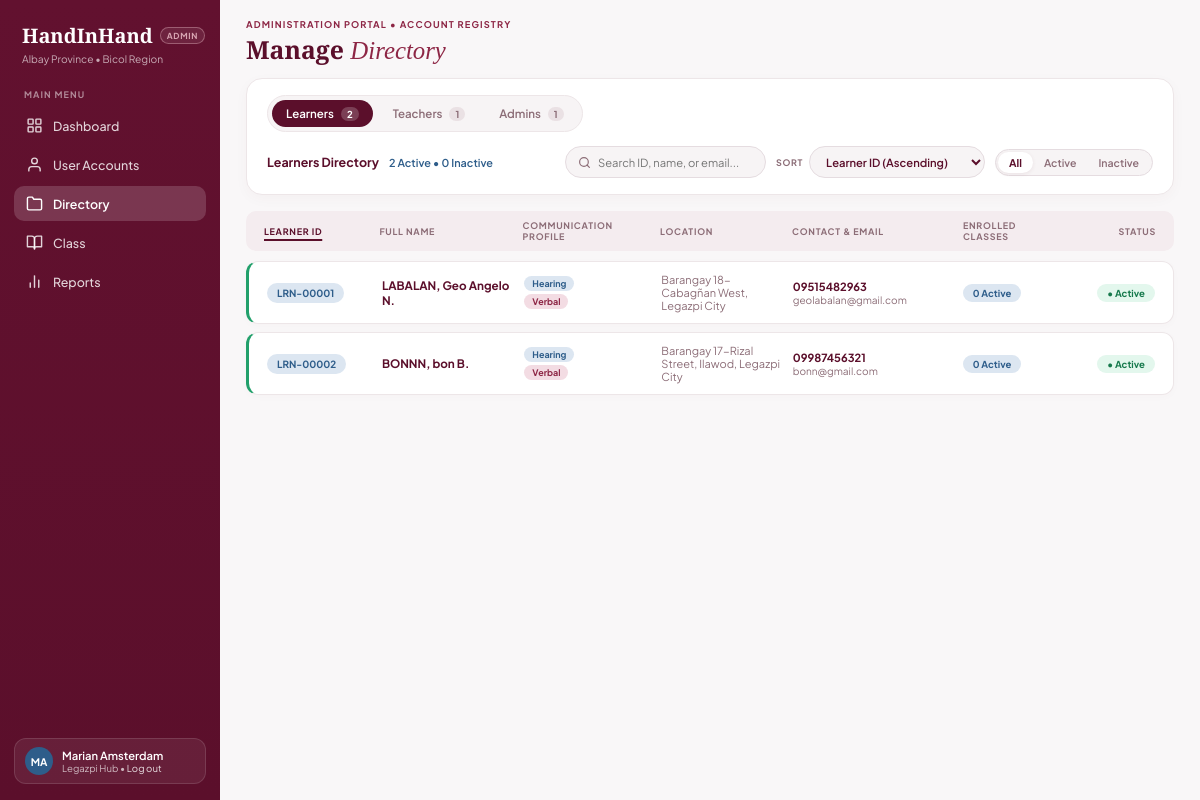
/admin_directory.php (signed in), run on an earlier commit of the app's database.
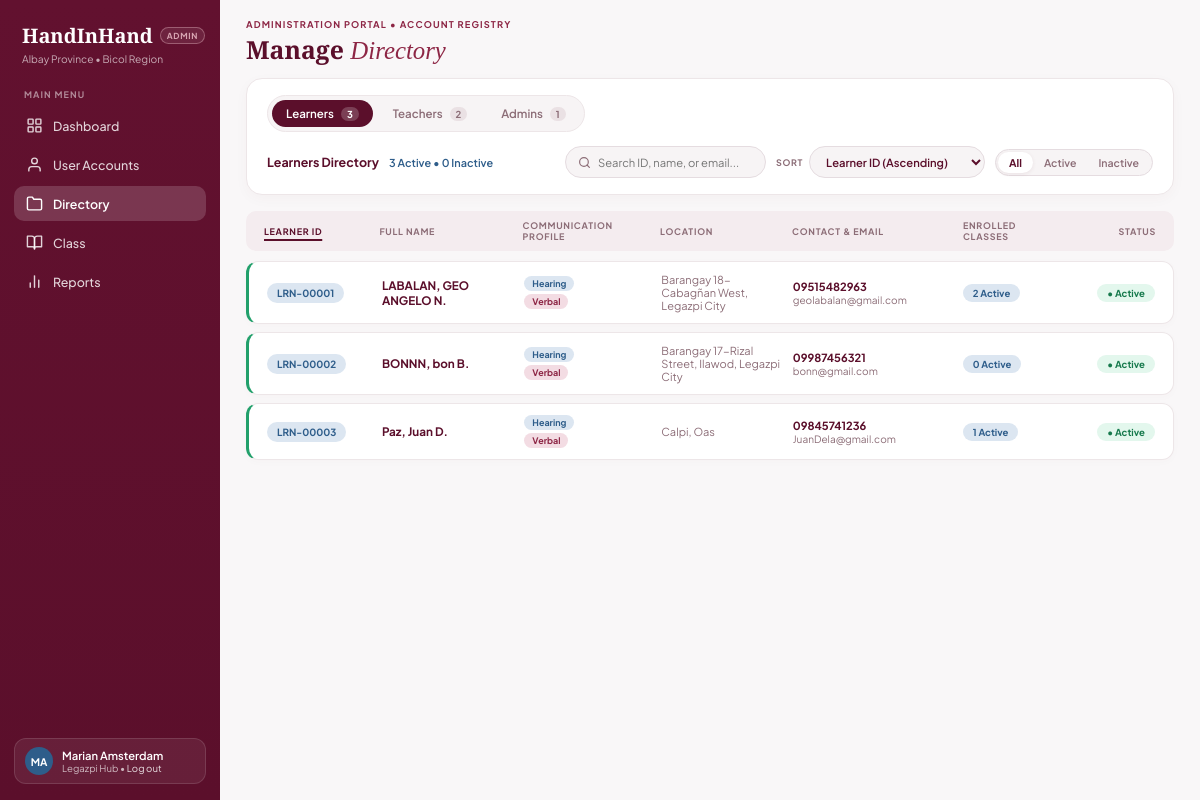
And on a later commit of the database.
### tables this page shows
CREATE TABLE `learners` (
  `learner_id` int(11) NOT NULL,
  `account_id` int(11) NOT NULL,
  `barangay_id` int(11) NOT NULL,
  `first_name` varchar(100) NOT NULL,
  `middle_name` varchar(100) DEFAULT NULL,
  `last_name` varchar(100) NOT NULL,
  `birthdate` date NOT NULL,
  `gender` enum('Male','Female','Prefer not to say') NOT NULL,
  `contact_number` varchar(50) NOT NULL,
  `hearing_status` enum('Hearing','Mild to Moderate','Severe','Profoundly Deaf') NOT NULL,
  `speech_status` enum('Verbal','Hard of Speech','Non-Verbal / Mute') NOT NULL,
  `accessibility_notes` text DEFAULT NULL,
  `street_address` varchar(255) DEFAULT NULL,
  `is_active` tinyint(1) NOT NULL DEFAULT 1,
  `created_at` timestamp NOT NULL DEFAULT current_timestamp()
);

CREATE TABLE `accounts` (
  `account_id` int(11) NOT NULL,
  `role_id` int(11) NOT NULL,
  `username` varchar(30) NOT NULL,
  `email` varchar(255) NOT NULL,
  `password_hash` varchar(255) NOT NULL,
  `created_at` timestamp NOT NULL DEFAULT current_timestamp()
);

### admin_directory.php (the view, shortened to what the changed rows need)
<?php
require_once __DIR__ . '/includes/db_connect.php';
$learners_list = [];
$teachers_list = [];
if (isset($conn) && $conn instanceof mysqli) {
    try {
        $sql_lrn = "
            SELECT
                l.*,
                a.email,
                a.username,
                a.created_at,
                YEAR(a.created_at) AS acc_year,
                b.barangay_name,
                m.municipality_name,
                (SELECT COUNT(*) FROM class_enrollments ce WHERE ce.learner_id = l.learner_id) AS class_count
            FROM learners l
            JOIN accounts a ON a.account_id = l.account_id
            LEFT JOIN barangays b ON b.barangay_id = l.barangay_id
            LEFT JOIN municipalities m ON m.municipality_id = b.municipality_id
            ORDER BY l.learner_id ASC
        ";
        if ($res = $conn->query($sql_lrn)) {
            while ($r = $res->fetch_assoc()) {
                $lid = (int)$r['learner_id'];
                $mid = !empty($r['middle_name']) ? ' ' . strtoupper(substr(trim((string)$r['middle_name']), 0, 1)) . '.' : '';
                $full_name = trim(($r['last_name'] ?? '') . ', ' . ($r['first_name'] ?? '') . $mid);
                $lrn_code  = sprintf('LRN-%05d', $lid);
                $acc_code  = sprintf('ACC-%s-%03d', $r['acc_year'] ?: date('Y'), (int)$r['account_id']);
                $is_active_flag = isset($r['is_active']) ? ((int)$r['is_active'] === 1) : (strtolower((string)($r['account_status'] ?? $r['status'] ?? 'active')) !== 'inactive');
                $status     = $is_active_flag ? 'Active' : 'Inactive';
                $brgy = $r['barangay_name'] ?? '';
                $muni = $r['municipality_name'] ?? '';
                $loc  = trim($brgy . ($brgy && $muni ? ', ' : '') . $muni) ?: 'Albay';
                $learners_list[] = [
                    'raw_id'        => $lid,
                    'account_id'    => (int)$r['account_id'],
                    'code'          => $lrn_code,
                    'account_code'  => $acc_code,
                    'full_name'     => $full_name,
                    'initials'      => strtoupper(substr((string)($r['first_name'] ?? 'L'), 0, 1) . substr((string)($r['last_name'] ?? 'N'), 0, 1)),
                    'hearing'       => $r['hearing_status'] ?? 'Unspecified',
                    'speech'        => $r['speaking_status'] ?? ($r['speech_status'] ?? 'Unspecified'),
                    'location'      => $loc,
                    'contact'       => $r['contact_number'] ?? '—',
                    'email'         => $r['email'] ?? '—',
                    'classes_count' => (int)($r['class_count'] ?? 0),
                    'status'        => $status,
                ];
            }
        }
    } catch (Throwable $e) {
        error_log("Learners query error: " . $e->getMessage());
        $learners_list = [];
    }
    try {
        $sql_tch = "
            SELECT
                t.*,
                a.email,
                a.username,
                a.created_at,
                YEAR(a.created_at) AS acc_year,
                (SELECT COUNT(*) FROM class_teacher ct WHERE ct.teacher_id = t.teacher_id) AS class_count
            FROM teachers t
            JOIN accounts a ON a.account_id = t.account_id
            ORDER BY t.teacher_id ASC
        ";
        if ($res = $conn->query($sql_tch)) {
            while ($r = $res->fetch_assoc()) {
                $tid = (int)$r['teacher_id'];
                $mid = !empty($r['middle_name']) ? ' ' . strtoupper(substr(trim((string)$r['middle_name']), 0, 1)) . '.' : '';
                $full_name = trim(($r['last_name'] ?? '') . ', ' . ($r['first_name'] ?? '') . $mid);
                $tch_code  = sprintf('TCH-%05d', $tid);
                $acc_code  = sprintf('ACC-%s-%03d', $r['acc_year'] ?: date('Y'), (int)$r['account_id']);
                $is_active_flag = isset($r['is_active']) ? ((int)$r['is_active'] === 1) : (strtolower((string)($r['account_status'] ?? $r['status'] ?? 'active')) !== 'inactive');
                $status     = $is_active_flag ? 'Active' : 'Inactive';
                $teachers_list[] = [
                    'raw_id'         => $tid,
                    'account_id'     => (int)$r['account_id'],
                    'code'           => $tch_code,
                    'account_code'   => $acc_code,
                    'full_name'      => $full_name,
                    'initials'       => strtoupper(substr((string)($r['first_name'] ?? 'T'), 0, 1) . substr((string)($r['last_name'] ?? 'H'), 0, 1)),
                    'specialization' => $r['specialization'] ?? 'General FSL Instruction',
                    'experience'     => (int)($r['years_of_experience'] ?? ($r['years_experience'] ?? 0)),
                    'contact'        => $r['contact_number'] ?? '—',
                    'email'          => $r['email'] ?? '—',
                    'classes_count'  => (int)($r['class_count'] ?? 0),
                    'status'         => $status,
                ];
            }
        }
    } catch (Throwable $e) {
        error_log("Teachers query error: " . $e->getMessage());
        $teachers_list = [];
    }
}
function count_active_inactive(array $rows): array {
    $active = 0;
    $inactive = 0;
    foreach ($rows as $r) {
        if (($r['status'] ?? 'Active') === 'Active') {
            $active++;
        } else {
            $inactive++;
        }
    }
    return [$active, $inactive];
}
[$lrn_active, $lrn_inactive] = count_active_inactive($learners_list);
?>
<!DOCTYPE html>
<html lang="en">
<head>
    <link rel="stylesheet" href="assets/css/admin.css?v=5">
</head>
<body>
<div class="admin-layout">
    <main class="main-content">
        <header class="page-header">
            <div class="header-titles">
                <h1 class="page-title">Manage <em>Directory</em></h1>
            </div>
        </header>
        <section class="dir-control-card">
            <div class="dir-tabs-bar">
                <div class="dir-segmented-tabs" role="tablist">
                    <button type="button" class="dir-tab-btn active" data-tab="learners" role="tab" aria-selected="true">
                        <span>Learners</span>
                        <span class="tab-count-badge"><?php echo count($learners_list); ?></span>
                    </button>
                    <button type="button" class="dir-tab-btn" data-tab="teachers" role="tab" aria-selected="false">
                        <span>Teachers</span>
                        <span class="tab-count-badge"><?php echo count($teachers_list); ?></span>
                    </button>
                </div>
            </div>
            <div class="dir-filter-bar">
                <div class="dir-sub-summary">
                    <strong id="dirSectionTitle">Learners Directory</strong>
                    <span class="dir-active-counts" id="dirActiveSummary">
                        <?php echo $lrn_active; ?> Active &bull; <?php echo $lrn_inactive; ?> Inactive
                    </span>
                </div>
            </div>
        </section>
        <section class="dir-tab-panel active" id="panel-learners"
                 data-title="Learners Directory"
                 data-summary="<?php echo $lrn_active; ?> Active • <?php echo $lrn_inactive; ?> Inactive"
                 data-id-label="Learner ID">
            <div class="dir-rows-stack">
                <?php if (empty($learners_list)): ?>
                    <div class="empty-filter-state">No learner records found in the database.</div>
                <?php else: ?>
                    <?php foreach ($learners_list as $lrn): ?>
                        <?php
                            $is_active = ($lrn['status'] === 'Active');
                            $modal_payload = htmlspecialchars(json_encode([
                                'type'         => 'learner',
                                'id_label'     => 'Learner ID',
                                'code'         => $lrn['code'],
                                'account_code' => $lrn['account_code'],
                                'initials'     => $lrn['initials'],
                                'full_name'    => $lrn['full_name'],
                                'status'       => $lrn['status'],
                                'fields'       => [
                                    ['label' => 'Learner ID',            'value' => $lrn['code']],
                                    ['label' => 'Full Name',             'value' => $lrn['full_name']],
                                    ['label' => 'Communication Profile', 'value' => $lrn['hearing'] . ' • ' . $lrn['speech']],
                                    ['label' => 'Location',              'value' => $lrn['location']],
                                    ['label' => 'Contact',               'value' => $lrn['contact']],
                                    ['label' => 'Email',                 'value' => $lrn['email']],
                                    ['label' => 'Enrolled Classes',      'value' => $lrn['classes_count'] . ' Active'],
                                ]
                            ]), ENT_QUOTES, 'UTF-8');
                        ?>
                        <article class="dir-row-card dir-grid-learners <?php echo $is_active ? 'accent-green' : 'accent-muted'; ?>"
                                 data-code="<?php echo htmlspecialchars(strtolower($lrn['code'])); ?>"
                                 data-name="<?php echo htmlspecialchars(strtolower($lrn['full_name'])); ?>"
                                 data-email="<?php echo htmlspecialchars(strtolower($lrn['email'])); ?>"
                                 data-status="<?php echo htmlspecialchars($lrn['status']); ?>"
                                 data-modal="<?php echo $modal_payload; ?>">
                            <div>
                                <span class="dir-id-pill pill-lrn"><?php echo htmlspecialchars($lrn['code']); ?></span>
                            </div>
                            <div class="dir-fullname"><?php echo htmlspecialchars($lrn['full_name']); ?></div>
                            <div class="dir-comm-stack">
                                <span class="comm-badge comm-hearing"><?php echo htmlspecialchars($lrn['hearing']); ?></span>
                                <span class="comm-badge comm-speech"><?php echo htmlspecialchars($lrn['speech']); ?></span>
                            </div>
                            <div class="dir-muted-text"><?php echo htmlspecialchars($lrn['location']); ?></div>
                            <div class="dir-contact-stack">
                                <strong><?php echo htmlspecialchars($lrn['contact']); ?></strong>
                                <span><?php echo htmlspecialchars($lrn['email']); ?></span>
                            </div>
                            <div>
                                <span class="dir-class-pill pill-lrn"><?php echo (int)$lrn['classes_count']; ?> Active</span>
                            </div>
                            <div class="align-right">
                                <span class="dir-status-badge <?php echo $is_active ? 'status-active' : 'status-inactive'; ?>">
                                    &bull; <?php echo htmlspecialchars($lrn['status']); ?>
                                </span>
                            </div>
                        </article>
                    <?php endforeach; ?>
                <?php endif; ?>
            </div>
        </section>
    </main>
</div>
</body>
</html>

What changed in the data, as far as the page shows it:
changed learners "geolabalan@gmail.com": full_name "LABALAN, Geo Angelo N." → "LABALAN, GEO ANGELO N."; classes_count "0" → "2"
added learners: code "LRN-00003", full_name "Paz, Juan D.", hearing_status "Hearing", speech_status "Verbal", location "Calpi, Oas", contact_number "09845741236", account.email "JuanDela@gmail.com", classes_count "1", status "Active"
Also different on the page:
count($learners_list): "2" → "3"
count($teachers_list): "1" → "2"
$lrn_active: "2" → "3"
